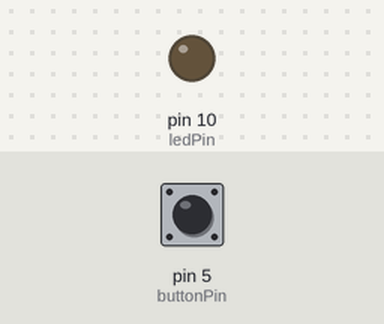
Bench run of a sketch on a simulated Arduino Uno, built with avr-gcc and run on an emulated ATmega328P. Parts: output pins drawn as LEDs (lit = HIGH). The inputs (shaded band) are chosen by the test bench; at power-on: pin 5 (buttonPin) LOW.

Above: at 1.2 s.
1.3 s: pin 5 (buttonPin) pulled HIGH for 3.2 s
At 6.0 s:
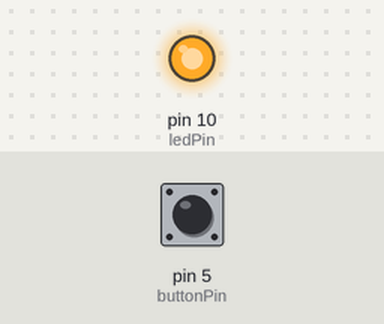
6.3 s: pin 5 (buttonPin) pulled HIGH for 0.15 s
At 7.8 s:
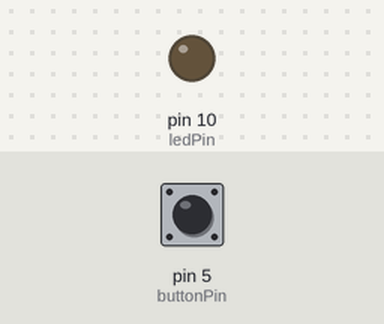
Timing chart, 0 to 9.3 s (numbered marks = the images above; inputs shaded):
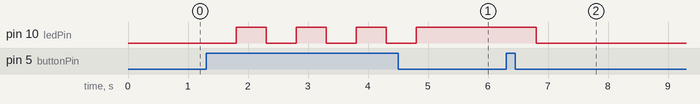

Measured:
- after the input at 1.3 s, pin 10 (ledPin): alternates HIGH for 0.50 s and LOW for 0.50 s, 7 changes in all, then stays HIGH, starting after 0.50 s
- after the input at 6.3 s, pin 10 (ledPin): HIGH → LOW after 0.50 s

The sketch:

led_pushbotton.ino
```cpp
//JULIOBRAUN DESENVOLVIMENTO IOT
//LED PUSH BOTTON

//definindo porta digital
int buttonPin = 5;
int ledPin = 10;
int estadoButton = 0;
bool estadoLed = false;

void setup() {
  pinMode(ledPin, OUTPUT);
  pinMode(buttonPin, INPUT);
}

void loop() {
  estadoButton = digitalRead(buttonPin);//Leitura do e armazenamento do estado
  if (estadoButton == HIGH) {
    estadoLed = !estadoLed;
    delay(500);
  }
  if (estadoLed == true) {
    digitalWrite(ledPin, HIGH);
  }
  else { //Senão
    digitalWrite(ledPin, LOW);
  }
}
```
